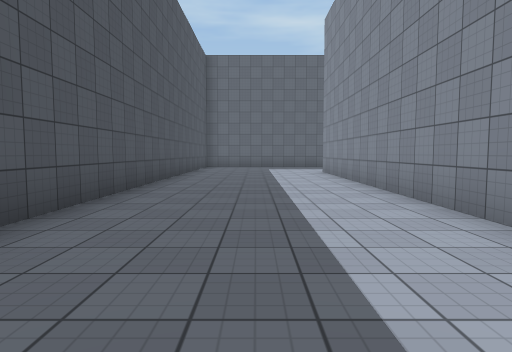
view 1 (above)

12 first-person views from a walk through a Unity game level. The camera is 1.3 m above the floor, tilts 4° down and sees 75° across. The floor is counted in squares, 2 m on a side. Each view is taken from the middle of a square. On the plan, view 1 faces up. The plan holds only what a view shows up to about 10 squares ahead; the rest is blank. The place goes on beyond the plan. Surface patterns are stand-ins for the level's own textures.

view 2
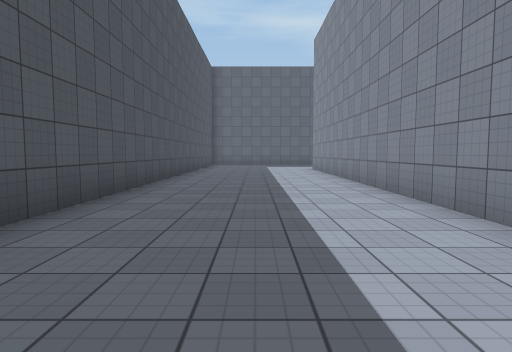

view 3
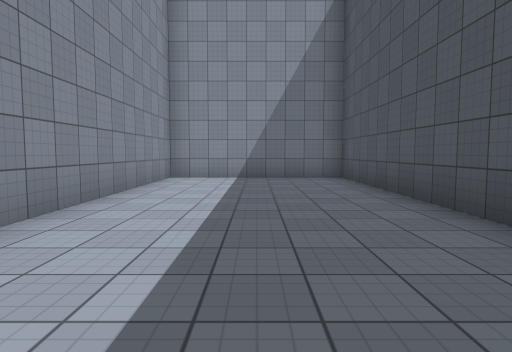

view 4
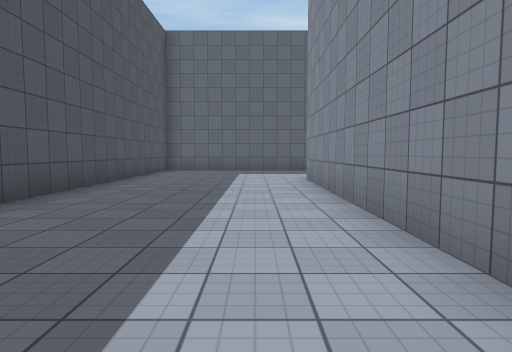

view 5
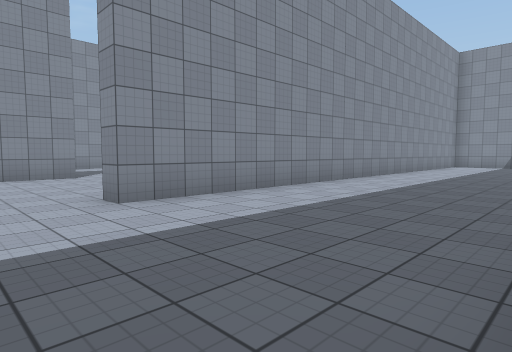

view 6
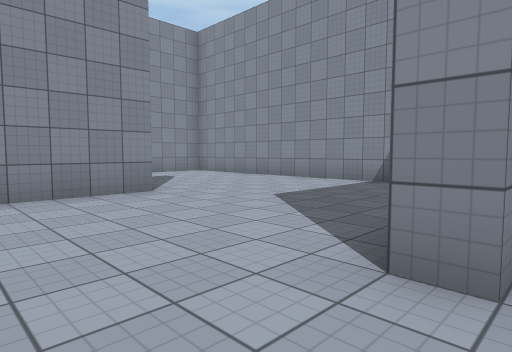

view 7
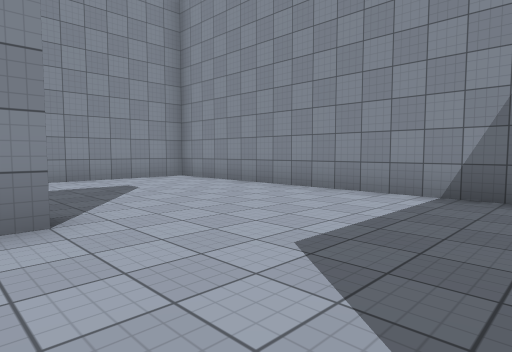

view 8
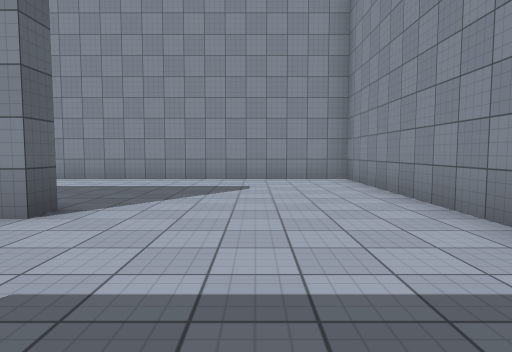

view 9
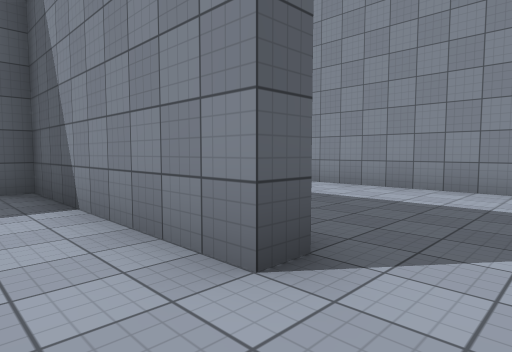

view 10
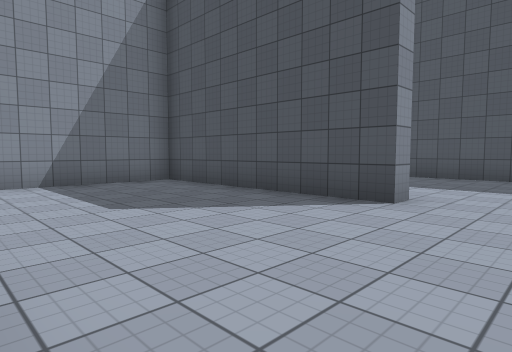

view 11
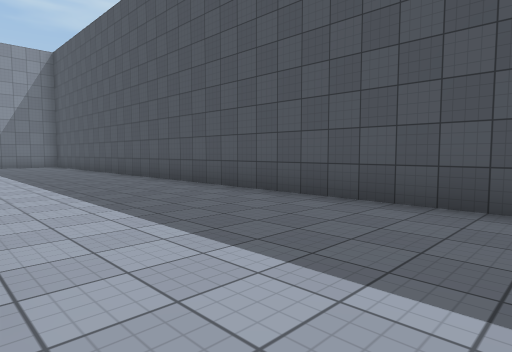

view 12
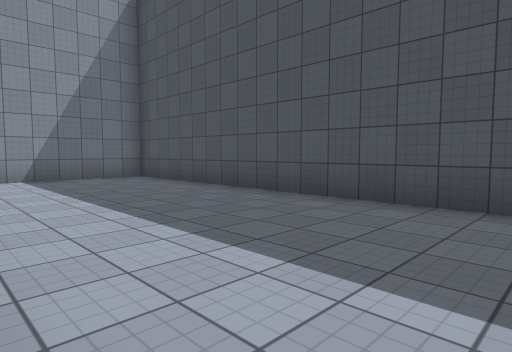

### Floor plan
Points are (right, up) in squares from view 1. A wall is a line through its corners. A room is listed if a view was taken in it or the views show most of it. See-through windows are left out.
Room 1 (views 1, 2, 3, 4, 5, 6, 11, 12)
walls: (-2.3, 13) (-2.3, -3.7) (2.3, -3.7) (2.3, 11.2) (2.7, 11.2)
ways out: opening at (3, 12.5) to room 2
Room 2 (views 7, 8, 9, 10)
walls: (7.9, 10.2) (7.2, 10.2) (7.2, 13.5); (2.7, 11.2) (2.7, 5.7) (12.3, 5.7) (12.3, 13.5)
ways out: opening at (3, 12.5) to room 1

Where each view was taken, in squares from view 1:
view 1: 0 up, 0 right, facing up
view 2: 2 down, 0 right, facing up
view 3: 5 up, 0 right, facing down
view 4: 3 up, 1 right, facing up
view 5: 13 up, 2 left, facing down-right
view 6: 13 up, 2 right, facing down-right
view 7: 11 up, 4 right, facing down-right
view 8: 8 up, 4 right, facing right
view 9: 9 up, 6 right, facing up-right
view 10: 13 up, 7 right, facing down-left
view 11: 13 up, 2 right, facing down-left
view 12: 5 up, 2 right, facing down-left
